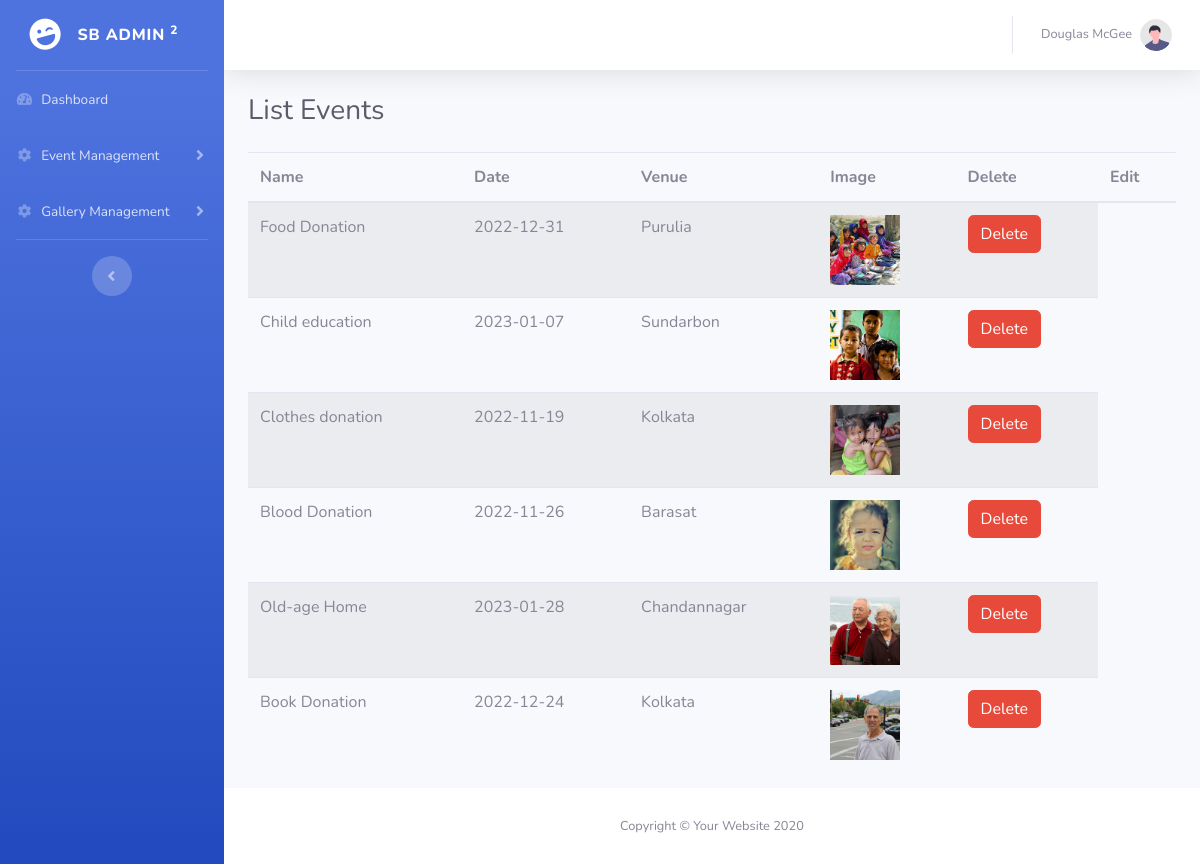
Page /admin/list-event.php on the committed database.
### tables this page shows
CREATE TABLE `events` (
  `event_id` int(11) NOT NULL,
  `event_name` varchar(500) NOT NULL,
  `event_date` date NOT NULL,
  `event_venue` varchar(500) NOT NULL,
  `event_image` varchar(500) NOT NULL
);

### admin/list-event.php (the view, shortened to what this page needs)
<?php
include("inc/db.php");
?>
<!DOCTYPE html>
<html lang="en">
<head>
    <link href="vendor/fontawesome-free/css/all.min.css" rel="stylesheet" type="text/css">
    <link href="css/sb-admin-2.min.css" rel="stylesheet">
</head>
<body id="page-top">
    <div id="wrapper">
        <?php include("inc/menu.php"); ?>
        <div id="content-wrapper" class="d-flex flex-column">
            <div id="content">
               <?php include("inc/top.php"); ?>
                <div class="container-fluid">
                    <h1 class="h3 mb-4 text-gray-800">List Events</h1>
                    <table class="table table-striped">
    <thead>
      <tr>
        <th>Name</th>
        <th>Date</th>
        <th>Venue</th>
        <th>Image</th>
        <th>Delete</th>
        <th>Edit</th>
      </tr>
    </thead>
    <tbody>
        <?php
        $sel="SELECT * FROM events";
        $rs=$con->query($sel);
        while($row=$rs->fetch_assoc()){
        ?>
        <tr>
            <td><?php  echo $row['event_name'];  ?></td>
            <td><?php  echo $row['event_date'];  ?></td>
            <td><?php  echo $row['event_venue'];  ?></td>
            <td><img style="width:70px" src="../event_photo/<?php echo $row['event_image']; ?>"/></td>
           <td><a onclick="return confirm('Are you sure?');" href="del_event.php?id=<?php  echo $row['event_id'];  ?>" class="btn btn-danger">Delete</a></td>
        </tr>
      <?php  }?>
    </tbody>
  </table>
                </div>
            </div>
           <?php  include("inc/footer.php"); ?>
        </div>
    </div>
</body>
</html>

### admin/inc/menu.php (shortened to what this page needs)
<ul class="navbar-nav bg-gradient-primary sidebar sidebar-dark accordion" id="accordionSidebar">
            <a class="sidebar-brand d-flex align-items-center justify-content-center" href="index.html">
                <div class="sidebar-brand-icon rotate-n-15">
                    <i class="fas fa-laugh-wink"></i>
                </div>
                <div class="sidebar-brand-text mx-3">SB Admin <sup>2</sup></div>
            </a>
            <hr class="sidebar-divider my-0">
            <li class="nav-item">
                <a class="nav-link" href="master.php">
                    <i class="fas fa-fw fa-tachometer-alt"></i>
                    <span>Dashboard</span></a>
            </li>
            <li class="nav-item">
                <a class="nav-link collapsed" href="#" data-toggle="collapse" data-target="#collapseTwo"
                    aria-expanded="true" aria-controls="collapseTwo">
                    <i class="fas fa-fw fa-cog"></i>
                    <span>Event Management</span>
                </a>
            </li>
            <li class="nav-item">
                <a class="nav-link collapsed" href="#" data-toggle="collapse" data-target="#gallery"
                    aria-expanded="true" aria-controls="gallery">
                    <i class="fas fa-fw fa-cog"></i>
                    <span>Gallery Management</span>
                </a>
            </li>
            <hr class="sidebar-divider d-none d-md-block">
            <div class="text-center d-none d-md-inline">
                <button class="rounded-circle border-0" id="sidebarToggle"></button>
            </div>
        </ul>

### admin/inc/top.php (shortened to what this page needs)
<nav class="navbar navbar-expand navbar-light bg-white topbar mb-4 static-top shadow">
<ul class="navbar-nav ml-auto">
    <li class="nav-item dropdown no-arrow">
        <a class="nav-link dropdown-toggle" href="#" id="userDropdown" role="button"
            data-toggle="dropdown" aria-haspopup="true" aria-expanded="false">
            <span class="mr-2 d-none d-lg-inline text-gray-600 small">Douglas McGee</span>
            <img class="img-profile rounded-circle"
                src="img/undraw_profile.svg">
        </a>
    </li>
</ul>
</nav>

### admin/inc/footer.php (shortened to what this page needs)
<footer class="sticky-footer bg-white">
                <div class="container my-auto">
                    <div class="copyright text-center my-auto">
                        <span>Copyright &copy; Your Website 2020</span>
                    </div>
                </div>
            </footer>

### rows in the picture
events: event_name "Food Donation", event_date "2022-12-31", event_venue "Purulia", event_image (picture)
events: event_name "Child education", event_date "2023-01-07", event_venue "Sundarbon", event_image (picture)
events: event_name "Clothes donation", event_date "2022-11-19", event_venue "Kolkata", event_image (picture)
events: event_name "Blood Donation", event_date "2022-11-26", event_venue "Barasat", event_image (picture)
events: event_name "Old-age Home", event_date "2023-01-28", event_venue "Chandannagar", event_image (picture)
events: event_name "Book Donation", event_date "2022-12-24", event_venue "Kolkata", event_image (picture)
